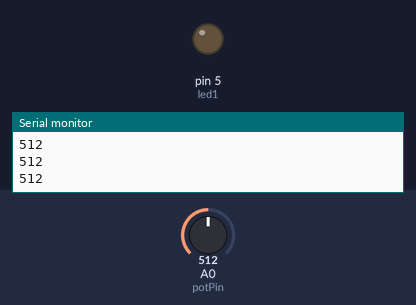
Simulated run of this sketch. Board: Arduino Uno, built with avr-gcc and run on an emulated ATmega328P. Shown: output pins drawn as LEDs (lit = HIGH), the last lines printed to the serial monitor. The inputs (shaded band) are chosen by the test bench; at power-on: A0 (potPin) = 512.

Above: at 1.2 s.
1.3 s: A0 (potPin) set to 991
2.8 s: A0 (potPin) set to 1017
At 4.1 s:
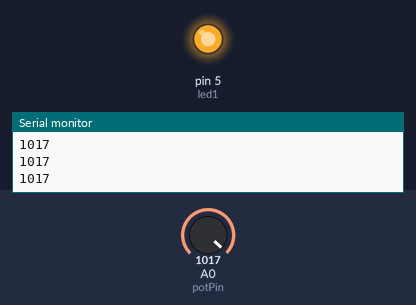
4.4 s: A0 (potPin) set to 990
At 5.7 s:
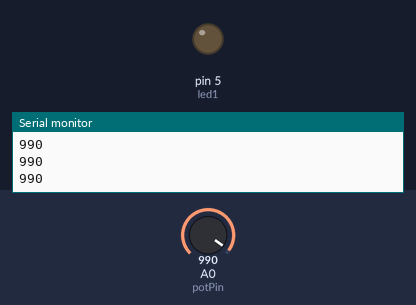
6.0 s: A0 (potPin) set to 1010
At 7.1 s:
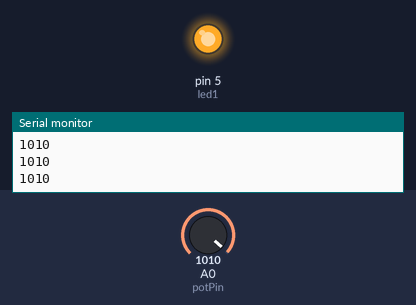
Timing chart, 0 to 8.6 s (numbered marks = the images above; inputs shaded):
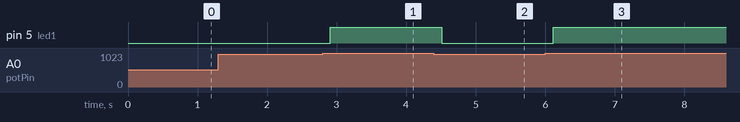

The sketch:

while_loops.ino
```cpp
int potVal;
int delayTime = 100;
int potPin = A0;
int led1 = 5;

void setup() {

  Serial.begin(9600);
  pinMode(potPin, INPUT);
  pinMode(led1, OUTPUT);

}

void loop() {

  potVal = analogRead(potPin);
  Serial.println(potVal);
  delay(delayTime);

  while (potVal > 1000){

    digitalWrite(led1, HIGH);
    potVal = analogRead(potPin);
    Serial.println(potVal);
    delay(delayTime);

  }

  digitalWrite(led1, LOW);

}
```

Measured:
- the behaviour switches between 1000 and 1001 on A0 (potPin) (found by bisection; images 0 and 1)
- after the input at 2.8 s, pin 5 (led1): LOW → HIGH after 0.11 s
- after the input at 4.4 s, pin 5 (led1): HIGH → LOW after 0.11 s
- after the input at 6.0 s, pin 5 (led1): LOW → HIGH after 0.12 s
